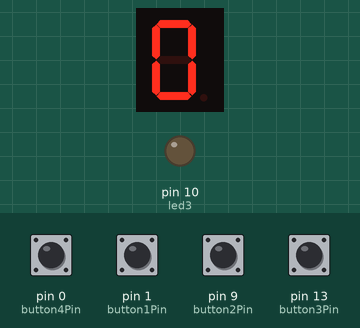
This sketch was run on a simulated Arduino Uno, built with avr-gcc and run on an emulated ATmega328P. On the bench: 1-digit seven-segment display, output pins drawn as LEDs (lit = HIGH). Wiring (inferred from the names in the program): 1-digit 7-segment display, segments lit when HIGH: segments pin 2, pin 3, pin 4, pin 5, pin 6, pin 7, pin 8. Inputs (shaded band) come from the test bench; at power-on: pin 0 (button4Pin), pin 1 (button1Pin), pin 9 (button2Pin), pin 13 (button3Pin) HIGH. The segment pins are drawn as the display they are named for; pins used as bus, display or sensor lines are not drawn.

Above: at 1.2 s.
1.3 s: pin 9 (button2Pin) pulled LOW for 0.15 s
At 1.37 s:
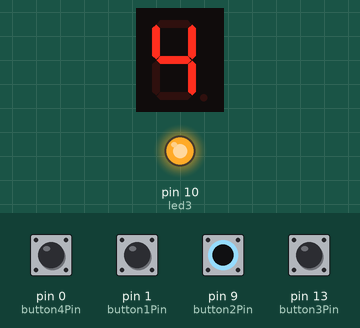
2.9 s: pin 0 (button4Pin) pulled LOW for 0.15 s
At 2.97 s:
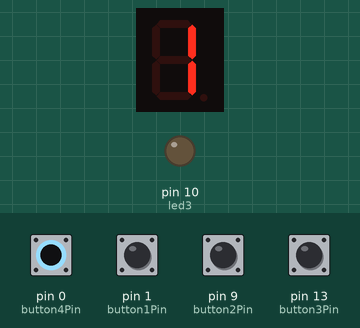
4.5 s: pin 1 (button1Pin) pulled LOW for 0.15 s
At 4.57 s:
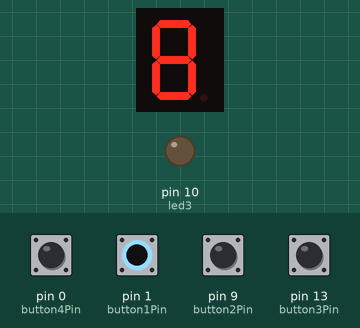
6.1 s: pin 13 (button3Pin) pulled LOW for 0.15 s
At 6.17 s:
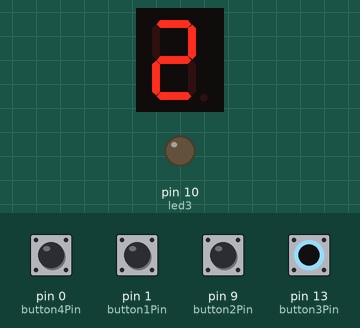
7.7 s: pin 1 (button1Pin) driven LOW and pin 9 (button2Pin) driven LOW
At 8.3 s:
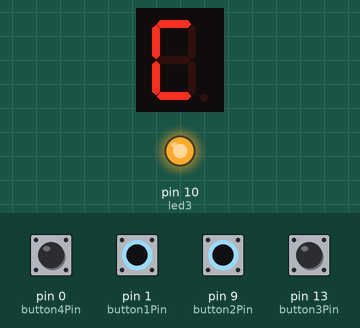
9.2 s: pin 0 (button4Pin) pulled LOW for 1 s
At 9.5 s:
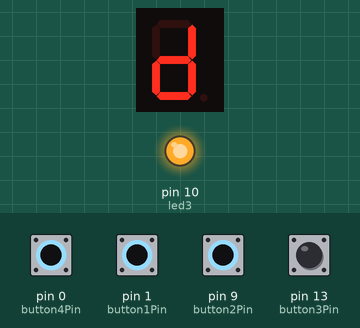
Timing chart, 0 to 12.2 s (numbered marks = the images above; inputs shaded):
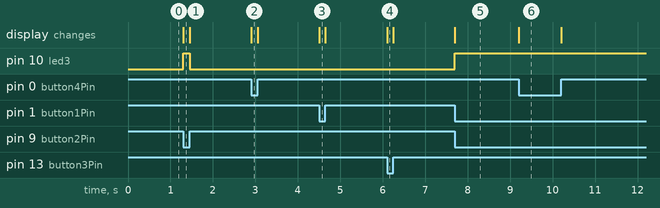

The sketch:

sketch_oct17b.ino
```cpp
int a = 2;
int b = 3;
int c = 4;
int d = 5;
int e = 6;
int f = 7;
int g = 8;

int button4Pin = 0;  // Define pin for the first pushbutton
int button1Pin = 1;  // Define pin for the second pushbutton
int button2Pin = 9;
int button3Pin = 13;

int led1 = 1;
int led2 = 9;
int led3 = 10;  // Define pin for the third LED

// Define the segmentPins array for the 7-segment display
int segmentPins[7] = { a, b, c, d, e, f, g };

void setup() {
  for (int i = 0; i < 7; i++) {
    pinMode(segmentPins[i], OUTPUT);
  }

  pinMode(led1, OUTPUT);
  pinMode(led2, OUTPUT);
  pinMode(led3, OUTPUT);

  // Set up DPT switch pins as inputs with pull-up resistors
  pinMode(button1Pin, INPUT_PULLUP);
  pinMode(button2Pin, INPUT_PULLUP);
  pinMode(button3Pin, INPUT_PULLUP);
  pinMode(button4Pin, INPUT_PULLUP);
}

void displayDigit(int value) {
  // Define segments for each digit (0-9 and A-F)
  int digitSegments[16][7] = {
    { 1, 1, 1, 1, 1, 1, 0 },  // 0
    { 0, 1, 1, 0, 0, 0, 0 },  // 1
    { 1, 1, 0, 1, 1, 0, 1 },  // 2
    { 1, 1, 1, 1, 0, 0, 1 },  // 3
    { 0, 1, 1, 0, 0, 1, 1 },  // 4
    { 1, 0, 1, 1, 0, 1, 1 },  // 5
    { 1, 0, 1, 1, 1, 1, 1 },  // 6
    { 1, 1, 1, 0, 0, 0, 0 },  // 7
    { 1, 1, 1, 1, 1, 1, 1 },  // 8
    { 1, 1, 1, 1, 0, 1, 1 },  // 9
    { 1, 1, 1, 0, 1, 1, 1 },  // A
    { 0, 0, 1, 1, 1, 1, 1 },  // B
    { 1, 0, 0, 1, 1, 1, 0 },  // C
    { 0, 1, 1, 1, 1, 0, 1 },  // D
    { 1, 0, 0, 1, 1, 1, 1 },  // E
    { 1, 0, 0, 0, 1, 1, 1 }   // F
  };

  // Display the specified digit
  if (value >= 0 && value <= 15) {
    for (int i = 0; i < 7; i++) {
      digitalWrite(segmentPins[i], digitSegments[value][i]);
    }
  }
}

void loop() {
  // Read the state of push buttons
  int button1State = digitalRead(button1Pin);
  int button2State = digitalRead(button2Pin);
  int button3State = digitalRead(button3Pin);
  int button4State = digitalRead(button4Pin);

  // Determine the displayed digit based on button states
  int displayedDigit = 0;

  if (button4State == LOW) {
    displayedDigit += 1;
  }

  if (button3State == LOW) {
    displayedDigit += 2;
  }

  if (button2State == LOW) {
    displayedDigit += 4;
  }

  if (button1State == LOW) {
    displayedDigit += 8;
  }

  // Display the determined digit
  displayDigit(displayedDigit);

  // Display the binary value on the LEDs
  digitalWrite(led1, displayedDigit & 0x01);
  digitalWrite(led2, (displayedDigit >> 1) & 0x01);
  digitalWrite(led3, (displayedDigit >> 2) & 0x01);
}
```

Measured:
- after the input at 1.3 s, pin 10 (led3): LOW → HIGH at once, → LOW 0.15 s later; the display: changes at once (image 1)
- after the input at 2.9 s, the display: changes at once (image 2)
- after the input at 4.5 s, the display: changes at once (image 3)
- after the input at 6.1 s, the display: changes at once (image 4)
- after the input at 7.7 s, pin 10 (led3): LOW → HIGH at once; the display: changes at once (image 5)
- after the input at 9.2 s, the display: changes at once (image 6)
